Frame 1 (no input): blank canvas, image omitted
Frame 60 (the mouse pressed at the canvas centre just before this capture): blank canvas, image omitted
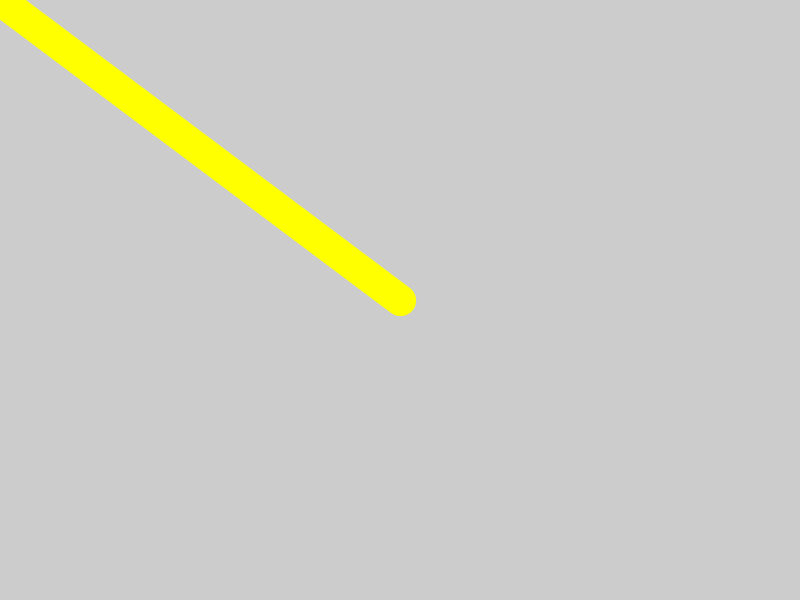
Frame 120 (the mouse held since frame 60 and released just before this capture)

The Processing sketch whose frames 1 and 60 were blank and that drew this single picture after the mouse press (run headless with seeded random() and noise(); from frame 60 on, the mouse is pressed at the canvas centre):

// Processing sketch: hsb_dist_xpriment
// ── hsb_dist_xpriment.pde

int hsbValue = 0;

void setup() {
  size(800, 600);
  colorMode(HSB, 360, 100, 100);
}

void draw() {
  float dist = dist(mouseX, mouseY, pmouseX, pmouseY);
  strokeWeight((dist / 16));
  
  stroke(hsbValue, 100, 100);
  line(pmouseX, pmouseY, mouseX, mouseY);
  
  hsbValue = frameCount % 360;
}
